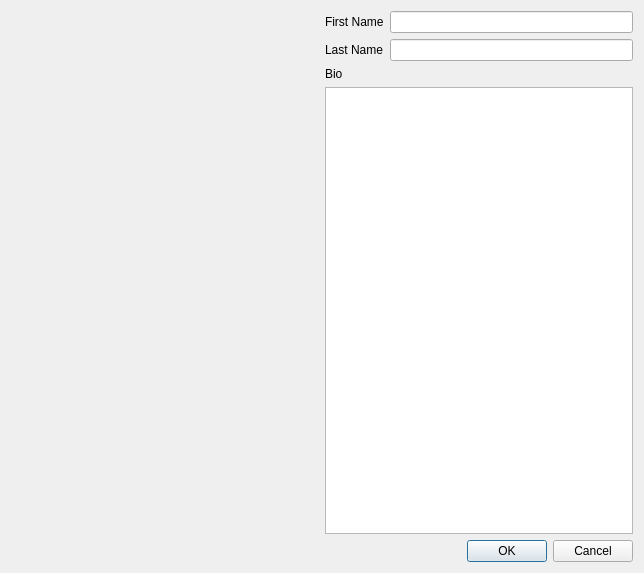
<?xml version="1.0" encoding="UTF-8"?>
<ui version="4.0">
 <class>AuthorAddDialog</class>
 <widget class="QDialog" name="AuthorAddDialog">
  <property name="geometry">
   <rect>
    <x>0</x>
    <y>0</y>
    <width>644</width>
    <height>573</height>
   </rect>
  </property>
  <property name="windowTitle">
   <string>Dialog</string>
  </property>
  <layout class="QVBoxLayout" name="verticalLayout_2">
   <item>
    <layout class="QHBoxLayout" name="horizontalLayout" stretch="1,1">
     <item>
      <widget class="ImagePickerLabel" name="authorImage">
       <property name="text">
        <string/>
       </property>
       <property name="alignment">
        <set>Qt::AlignCenter</set>
       </property>
      </widget>
     </item>
     <item>
      <layout class="QVBoxLayout" name="verticalLayout">
       <item>
        <layout class="QGridLayout" name="gridLayout">
         <item row="0" column="0">
          <widget class="QLabel" name="label">
           <property name="text">
            <string>First Name</string>
           </property>
          </widget>
         </item>
         <item row="0" column="1">
          <widget class="QLineEdit" name="firstName"/>
         </item>
         <item row="1" column="0">
          <widget class="QLabel" name="label_2">
           <property name="text">
            <string>Last Name</string>
           </property>
          </widget>
         </item>
         <item row="1" column="1">
          <widget class="QLineEdit" name="lastName"/>
         </item>
        </layout>
       </item>
       <item>
        <widget class="QLabel" name="label_3">
         <property name="text">
          <string>Bio</string>
         </property>
        </widget>
       </item>
       <item>
        <widget class="QTextEdit" name="bio"/>
       </item>
      </layout>
     </item>
    </layout>
   </item>
   <item>
    <widget class="QDialogButtonBox" name="buttonBox">
     <property name="orientation">
      <enum>Qt::Horizontal</enum>
     </property>
     <property name="standardButtons">
      <set>QDialogButtonBox::Cancel|QDialogButtonBox::Ok</set>
     </property>
    </widget>
   </item>
  </layout>
 </widget>
 <customwidgets>
  <customwidget>
   <class>ImagePickerLabel</class>
   <extends>QLabel</extends>
   <header>imagepickerlabel.h</header>
  </customwidget>
 </customwidgets>
 <resources/>
 <connections>
  <connection>
   <sender>buttonBox</sender>
   <signal>accepted()</signal>
   <receiver>AuthorAddDialog</receiver>
   <slot>accept()</slot>
   <hints>
    <hint type="sourcelabel">
     <x>248</x>
     <y>254</y>
    </hint>
    <hint type="destinationlabel">
     <x>157</x>
     <y>274</y>
    </hint>
   </hints>
  </connection>
  <connection>
   <sender>buttonBox</sender>
   <signal>rejected()</signal>
   <receiver>AuthorAddDialog</receiver>
   <slot>reject()</slot>
   <hints>
    <hint type="sourcelabel">
     <x>316</x>
     <y>260</y>
    </hint>
    <hint type="destinationlabel">
     <x>286</x>
     <y>274</y>
    </hint>
   </hints>
  </connection>
 </connections>
</ui>
